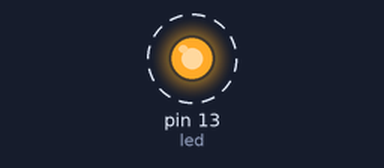
Bench run of a sketch on a simulated Arduino Uno, built with avr-gcc and run on an emulated ATmega328P. Shown: output pins drawn as LEDs (lit = HIGH). Dashed ring = blinking. What the sketch prints to the serial monitor is not drawn.

Above: at 0.2 s.
Timing chart, 0 to 3.0 s (numbered marks = the images above):
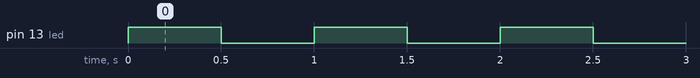

Measured:
- by itself, pin 13 (led): alternates HIGH for 0.50 s and LOW for 0.50 s

The sketch:

Blink.ino
```cpp
int led = 13;

void setup() {
  Serial.begin(921600);
  pinMode(led, OUTPUT);
}

void loop()  {
  Serial.println("On");
  digitalWrite(led, HIGH);
  delay(500);

  Serial.println("Off");
  digitalWrite(led, LOW);
  delay(500);
}
```
